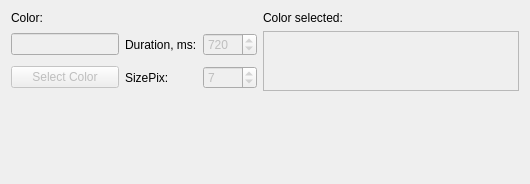
          <widget class="QWidget" name="TabClash">
           <attribute name="title">
            <string>Clash</string>
           </attribute>
           <layout class="QGridLayout" name="gridLayout">
            <item row="0" column="0">
             <widget class="QLabel" name="LblClashCOlor">
              <property name="text">
               <string>Color:</string>
              </property>
             </widget>
            </item>
            <item row="1" column="0">
             <widget class="QLineEdit" name="TxtClashColor">
              <property name="enabled">
               <bool>false</bool>
              </property>
              <property name="alignment">
               <set>Qt::AlignRight|Qt::AlignTrailing|Qt::AlignVCenter</set>
              </property>
             </widget>
            </item>
            <item row="1" column="1">
             <widget class="QLabel" name="LblClashDuration">
              <property name="text">
               <string>Duration, ms:</string>
              </property>
             </widget>
            </item>
            <item row="1" column="2">
             <widget class="QSpinBox" name="SpinClashDuration">
              <property name="enabled">
               <bool>false</bool>
              </property>
              <property name="minimum">
               <number>1</number>
              </property>
              <property name="maximum">
               <number>9999</number>
              </property>
              <property name="singleStep">
               <number>10</number>
              </property>
              <property name="value">
               <number>720</number>
              </property>
             </widget>
            </item>
            <item row="2" column="0">
             <widget class="QPushButton" name="BtnClashColor">
              <property name="enabled">
               <bool>false</bool>
              </property>
              <property name="text">
               <string>Select Color</string>
              </property>
              <property name="autoDefault">
               <bool>true</bool>
              </property>
             </widget>
            </item>
            <item row="2" column="1">
             <widget class="QLabel" name="LblClashSizePix">
              <property name="text">
               <string>SizePix:</string>
              </property>
             </widget>
            </item>
            <item row="2" column="2">
             <widget class="QSpinBox" name="SpinClashSizePix">
              <property name="enabled">
               <bool>false</bool>
              </property>
              <property name="minimum">
               <number>1</number>
              </property>
              <property name="maximum">
               <number>144</number>
              </property>
              <property name="value">
               <number>7</number>
              </property>
             </widget>
            </item>
            <item row="3" column="0">
             <spacer name="verticalSpacer_5">
              <property name="orientation">
               <enum>Qt::Vertical</enum>
              </property>
              <property name="sizeHint" stdset="0">
               <size>
                <width>20</width>
                <height>82</height>
               </size>
              </property>
             </spacer>
            </item>
            <item row="1" column="3" rowspan="2">
             <widget class="QTextBrowser" name="ClashColor">
              <property name="enabled">
               <bool>false</bool>
              </property>
              <property name="maximumSize">
               <size>
                <width>16777215</width>
                <height>60</height>
               </size>
              </property>
             </widget>
            </item>
            <item row="0" column="3">
             <widget class="QLabel" name="LblClashColorSelected">
              <property name="text">
               <string>Color selected:</string>
              </property>
             </widget>
            </item>
           </layout>
          </widget>
